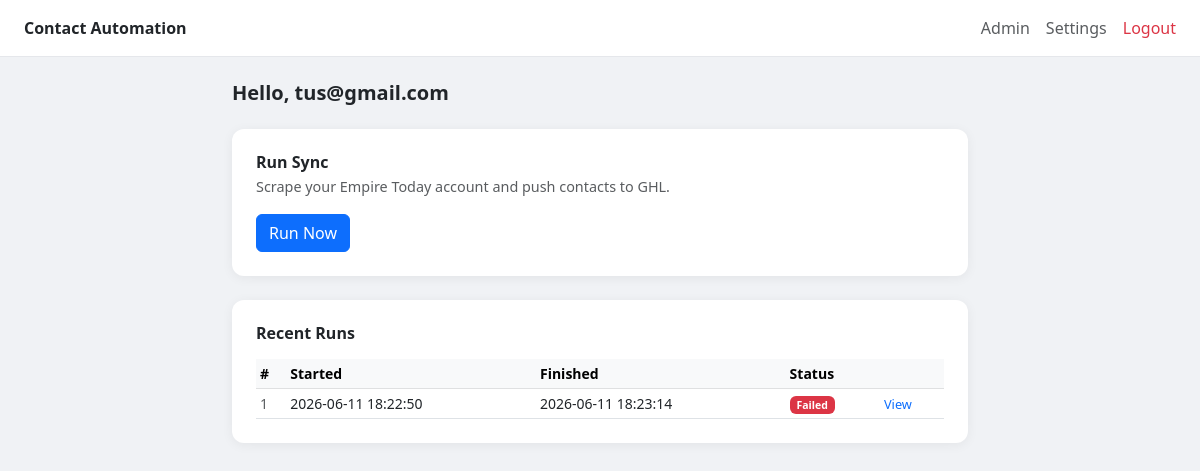
/dashboard (signed in), run on the app's committed database.
### tables this page shows
CREATE TABLE users (
            id              INTEGER PRIMARY KEY AUTOINCREMENT,
            email           TEXT UNIQUE NOT NULL,
            password_hash   TEXT NOT NULL,
            role            TEXT DEFAULT 'user',
            prpt_username   TEXT DEFAULT '',
            prpt_password   TEXT DEFAULT '',
            prpt_rep_id     TEXT DEFAULT '',
            ghl_api_token   TEXT DEFAULT '',
            ghl_location_id TEXT DEFAULT '',
            created_at      TIMESTAMP DEFAULT CURRENT_TIMESTAMP
        );

CREATE TABLE jobs (
            id          INTEGER PRIMARY KEY AUTOINCREMENT,
            user_id     INTEGER NOT NULL,
            status      TEXT DEFAULT 'pending',
            started_at  TIMESTAMP,
            finished_at TIMESTAMP,
            FOREIGN KEY (user_id) REFERENCES users(id)
        );

### main_server.py (the view)
@app.get("/dashboard", response_class=HTMLResponse)
def dashboard(request: Request):
    user = require_user(request)
    if isinstance(user, RedirectResponse):
        return user
    active_job   = get_active_job_for_user(user["id"])
    recent_jobs  = get_recent_jobs_for_user(user["id"], limit=10)
    return templates.TemplateResponse("dashboard.html", {
        "request":    request,
        "user":       dict(user),
        "active_job": dict(active_job) if active_job else None,
        "recent_jobs": [dict(j) for j in recent_jobs],
    })

### templates/dashboard.html (shortened to what this page needs)
<!DOCTYPE html>
<html lang="en">
<head>
  <link href="https://cdn.jsdelivr.net/npm/bootstrap@5.3.0/dist/css/bootstrap.min.css" rel="stylesheet"/>
</head>
<body>
  <nav class="navbar px-4 py-3 mb-4">
    <span class="fw-bold">Contact Automation</span>
    <div class="ms-auto d-flex gap-3 align-items-center">
      {% if user.role == 'admin' %}
      <a href="/admin" class="text-decoration-none text-muted">Admin</a>
      {% endif %}
      <a href="/settings" class="text-decoration-none text-muted">Settings</a>
      <a href="/logout" class="text-decoration-none text-danger">Logout</a>
    </div>
  </nav>
  <div class="container" style="max-width: 760px;">
    <h5 class="fw-bold mb-4">Hello, {{ user.email }}</h5>
    <div class="card p-4 mb-4">
      <h6 class="fw-semibold mb-1">Run Sync</h6>
      <p class="text-muted mb-3" style="font-size:0.9rem;">Scrape your Empire Today account and push contacts to GHL.</p>
      {% if active_job %}
        <div class="alert alert-info py-2 mb-3" style="font-size:0.875rem;">
          A job is already running. <a href="/run/{{ active_job.id }}">View logs</a>
        </div>
        <button class="btn btn-secondary" disabled>Run Now</button>
      {% else %}
        <form method="POST" action="/run">
          <button type="submit" class="btn btn-primary" {% if not user.prpt_username %}disabled{% endif %}>
            Run Now
          </button>
        </form>
      {% endif %}
    </div>
    <div class="card p-4 mb-4">
      <h6 class="fw-semibold mb-3">Recent Runs</h6>
      {% if recent_jobs %}
      <div class="table-responsive">
        <table class="table table-sm table-hover mb-0 align-middle" style="font-size:0.875rem;">
          <thead class="table-light">
            <tr>
              <th>#</th>
              <th>Started</th>
              <th>Finished</th>
              <th>Status</th>
              <th></th>
            </tr>
          </thead>
          <tbody>
            {% for job in recent_jobs %}
            <tr>
              <td class="text-muted">{{ job.id }}</td>
              <td>{{ job.started_at or '—' }}</td>
              <td>{{ job.finished_at or '—' }}</td>
              <td>
                {% if job.status == 'completed' %}
                  <span class="badge bg-success">Completed</span>
                {% elif job.status == 'failed' %}
                  <span class="badge bg-danger">Failed</span>
                {% elif job.status in ('waiting_otp', 'waiting_push') %}
                  <span class="badge bg-warning text-dark">{{ job.status | replace('_', ' ') | title }}</span>
                {% elif job.status == 'running' %}
                  <span class="badge bg-primary">Running</span>
                {% else %}
                  <span class="badge bg-secondary">{{ job.status | title }}</span>
                {% endif %}
              </td>
              <td><a href="/run/{{ job.id }}" class="text-decoration-none" style="font-size:0.8rem;">View</a></td>
            </tr>
            {% endfor %}
          </tbody>
        </table>
      </div>
      {% else %}
        <p class="text-muted mb-0">No runs yet.</p>
      {% endif %}
    </div>
  </div>
</body>
</html>

### templates/dashboard.html (style rules this page uses)
body { background: #f0f2f5; }
.navbar { background: #fff; border-bottom: 1px solid #e5e7eb; }
.card { border: none; border-radius: 12px; box-shadow: 0 2px 12px rgba(0,0,0,0.06); }

### data on the page
users: email "tus@gmail.com"
jobs: id "1", started_at "2026-06-11 18:22:50", finished_at "2026-06-11 18:23:14", status "Failed"
